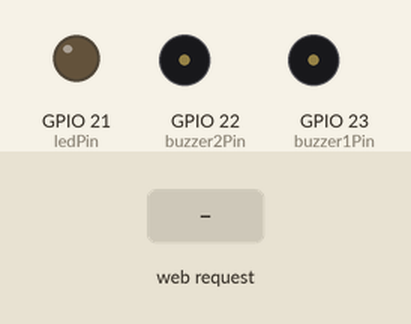
A sketch run on a simulated ESP32. Parts: output pins drawn as LEDs (lit = HIGH), buzzer (waves = sounding, pin HIGH). Dashed ring = blinking. Inputs (shaded band) come from the test bench. WiFi joins after 1.5 s; servers stay silent unless stated; the local clock reads 2024-03-15 10:24:30 at power-on unless the sketch sets it; what the sketch prints to the serial monitor is not drawn.

Above: at 0.1 s.
At 2.7 s:
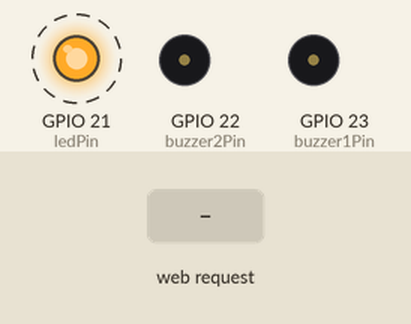
2.8 s: HTTP request GET /set?hour=1&minute=1 received
Timing chart, 0 to 12.3 s (numbered marks = the images above; inputs shaded):
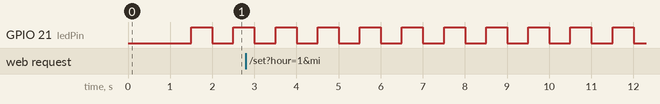

The sketch:

Alarmx.ino
```cpp
#include <WiFi.h>
#include <WebServer.h>
#include "time.h"

// --- WiFi Config ---
const char* ssid = "SINURLINGGA";
const char* password = "andrenico123";

// --- Pin Output ---
const int ledPin = 21;
const int buzzer1Pin = 23;
const int buzzer2Pin = 22;

// --- Time ---
const char* ntpServer = "pool.ntp.org";
const long gmtOffset_sec = 7 * 3600;
const int daylightOffset_sec = 0;


WebServer server(80);


int alarmHour = -1;
int alarmMinute = -1;
bool alarmActive = false;

/// HTML Page///
String htmlPage() {
  String html = R"(
  <!DOCTYPE html>
  <html>
  <head>
    <title>ESP32 Alarm Clock</title>
    <style>
      body {
        background-color: #111;
        color: white;
        font-family: Arial;
        text-align: center;
        padding-top: 50px;
      }
      input {
        padding: 10px;
        font-size: 18px;
        margin: 5px;
      }
      button {
        padding: 10px 20px;
        background-color: #007bff;
        border: none;
        color: white;
        font-size: 18px;
        border-radius: 5px;
        cursor: pointer;
      }
      button:hover {
        background-color: #0056b3;
      }
    </style>
  </head>
  <body>
    <h1>ESP32 Alarm Control</h1>
    <form action="/set" method="get">
      <label>Set Alarm Time (24H):</label><br>
      <input type="number" name="hour" min="0" max="23" placeholder="Hour" required>
      <input type="number" name="minute" min="0" max="59" placeholder="Minute" required><br>
      <button type="submit">Set Alarm</button>
    </form>
    <h3>Current Alarm: )" +
    (alarmHour >= 0 ? String(alarmHour) + ":" + (alarmMinute < 10 ? "0" : "") + String(alarmMinute) : "Not Set") +
    R"(</h3>
  </body>
  </html>
  )";
  return html;
}

void handleRoot() {
  server.send(200, "text/html", htmlPage());
}

void handleSetAlarm() {
  if (server.hasArg("hour") && server.hasArg("minute")) {
    alarmHour = server.arg("hour").toInt();
    alarmMinute = server.arg("minute").toInt();
    alarmActive = false;
    Serial.printf("Alarm diset ke: %02d:%02d\n", alarmHour, alarmMinute);
    server.send(200, "text/html", "<h2>Alarm diset ke " + String(alarmHour) + ":" + String(alarmMinute) +
                 "</h2><br><a href='/'>Kembali</a>");
  } else {
    server.send(400, "text/plain", "Parameter tidak lengkap.");
  }
}

void setup() {
  Serial.begin(115200);
  pinMode(ledPin, OUTPUT);
  pinMode(buzzer1Pin, OUTPUT);
  pinMode(buzzer2Pin, OUTPUT);

  WiFi.begin(ssid, password);
  Serial.print("Menyambung ke WiFi");
  while (WiFi.status() != WL_CONNECTED) {
    delay(500);
    Serial.print(".");
  }
  Serial.println("\nWiFi Terhubung!");
  Serial.print("Akses di: http://");
  Serial.println(WiFi.localIP());

  // Sinkronisasi waktu
  configTime(gmtOffset_sec, daylightOffset_sec, ntpServer);

  // Routing web server
  server.on("/", handleRoot);
  server.on("/set", handleSetAlarm);
  server.begin();
}

void loop() {
  server.handleClient();

  struct tm timeinfo;
  if (!getLocalTime(&timeinfo)) return;

  int currentHour = timeinfo.tm_hour;
  int currentMinute = timeinfo.tm_min;

  // Cek waktu alarm
  if (alarmHour == currentHour && alarmMinute == currentMinute && !alarmActive) {
    alarmActive = true;
    runAlarm();
  }

  // LED berkedip tiap detik
  if (!alarmActive) {
    digitalWrite(ledPin, HIGH);
    delay(500);
    digitalWrite(ledPin, LOW);
    delay(500);
  }
}

void runAlarm() {
  Serial.println("=== ALARM BERBUNYI ===");
  unsigned long startTime = millis();
  unsigned long duration = 5UL * 60UL * 1000UL;  // 5 menit

  while (millis() - startTime < duration) {
    digitalWrite(ledPin, HIGH);
    digitalWrite(buzzer1Pin, HIGH);
    digitalWrite(buzzer2Pin, HIGH);
    delay(200);
    digitalWrite(buzzer1Pin, LOW);
    digitalWrite(buzzer2Pin, LOW);
    delay(200);
  }

  digitalWrite(buzzer1Pin, LOW);
  digitalWrite(buzzer2Pin, LOW);
  digitalWrite(ledPin, LOW);
  alarmActive = false;
  Serial.println("=== ALARM SELESAI ===");
}
```

Measured:
- by itself, GPIO 21 (ledPin): alternates HIGH for 0.50 s and LOW for 0.50 s
